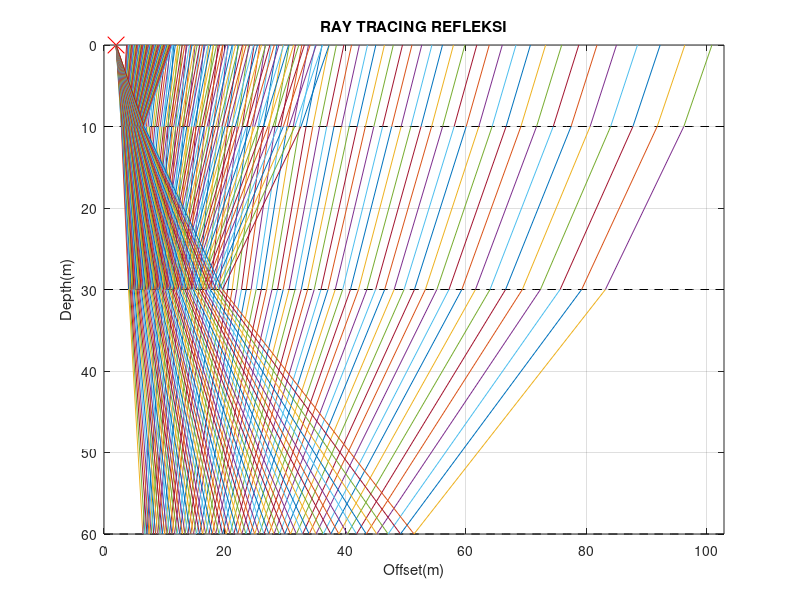
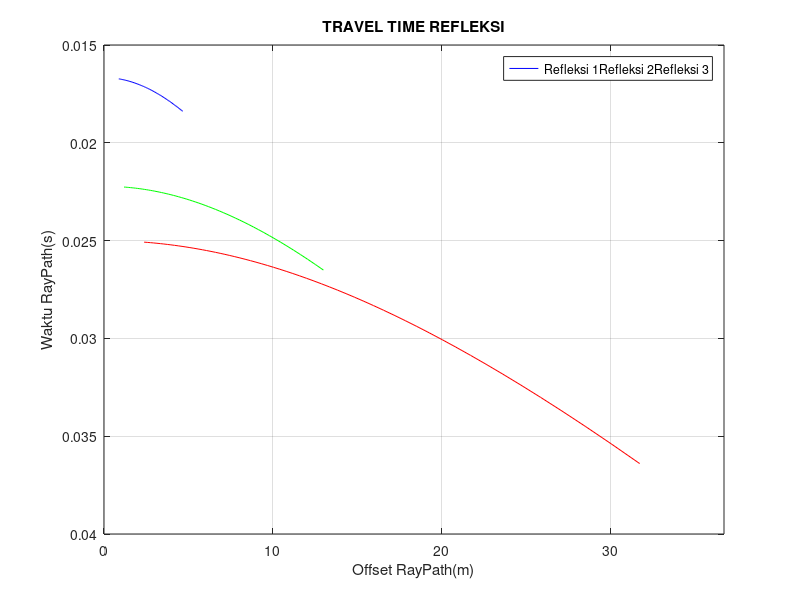

Write the MATLAB code that produced these figures, in order.
%% TOMOGRAPHY SEISMIC REFLECTION REV 2.1
%FORWARD MODELLING : SIMPLE WEAK ANISOTROPY 3 LAYERS (ONE SOURCE, MULTI-RAYPATH)
%KELOMPOK 1
%ETS 2019/2020
%<--------SHORT INFO--------->
%MOHON PERGUNAKAN SCRIPT SEBIJAK-BIJAKNYA DENGAN TIDAK MENGUBAH ALGORITMA
%KECUALI NILAI INPUT BERUPA
%v_lap,h,angle_lower,angle_upper,jumlah_rays,d,e,L dan T.
%SEMOGA SCRIPT BISA BERMANFAAT UNTUK BELAJAR RAY TRACING DAN TRAVEL TIMES
%MODEL ANISOTROPY LEMAH

%INSTITUT TEKNOLOGI SEPULUH NOPEMBER----23 OKTOBER 2019
%DEPARTEMEN TEKNIK GEOFISIKA
%FAKULTAS TEKNIK SIPIL,LINGKUNGAN, DAN KEBUMIAN

clc;clear;close

%HATI-HATI KETIKA MEMASUKKAN v1,v2,v3,dan sudut awal... 
%KARENA MUDAH SEKALI LAPISAN 2 DAN 3 MENCAPAI SUDUT KRITIS
%JANGAN MEMBUAT NILAI v_lap DENGAN PERBEDAAN YANG BESAR
v_lap    = [600 900 1200] ;     %Kecepatan lapisan dalam m/s
h        = [10 20 30];          %Ketebalan lapisan
angle_lower = 5;   %BATAS BAWAH SUDUT DATANG AWAL         
angle_upper = 25;  %BATAS ATAS SUDUT DATANG AWAL
jumlah_rays = 60;   %JUMLAH RAY YANG DIINGINKAN
m        = linspace(angle_lower,angle_upper,jumlah_rays);   %Sudut datang lapisan pertama
p        = sind(m)./v_lap(1);                               %Ray parameter
tl       = [h(1) h(1)+h(2) h(1)+h(2)+h(3)];                 %Lapisan Model
d        = 0.199;               %Parameter Anisotrop Faktor Sudut Fase
e        = 0.246;               %Fraksi perbedaan Vp vertikal terhadap horizontal                           
L =0.1;                         %ROOTS SOLVER INITIATOR (fzero parameter)
T =2;                           %Posisi Shot/SOURCE
%MATRIX WADAH HASIL LOOPING
PHASE  = zeros(size(m));         %SUDUT FASE LAPISAN ANISOTROPI
GROUP  = PHASE;                  %SUDUT GROUP LAPISAN ANISTROPI
count  = 0;                      %ITERASI PROGRESS 
k = 0;q = 0;s = 0;               %SHELL

%PERSAMAAN ANISOTROPI (TIDAK USAH DIBACA DARIPADA BINGUNG!!)
%p*v2*(e-d)*(sind(teta))^4+p*v2*d*(sind(teta))^2-sind(teta)+p*v2=0 [PHASE]
%tand(gamma)=tand(teta)*(1+2*d+4*(e-d)*(sind(teta)))   [GROUP]
%LAPISAN KEDUA BERSIFAT ANISOTROPI
fprintf('\n1.KETEBALAN LAPISAN 1,2,3 YAITU %d METER,%d METER,dan %d METER\n',h)
fprintf('\n2.BATAS LAPISAN 1 DAN 2 BERADA PADA KEDALAMAN %d METER dan %d METER\n',[tl(1) tl(2)]) 
%PERHITUNGAN SUDUT LAPISsAN ANISOTROPI
for i=1:length(m)
    y = @(x) p(i)*v_lap(2)*(e-d)*(x)^4+p(i)*v_lap(2)*d*(x)^2-x+p(i)*v_lap(2);
    k = asind(fzero(y,L));
    if isreal(k)~= true
        fprintf('\n3.1.SUDUT FASE LAPISAN KEDUA MELEBIHI BATAS KRITIS\nPADA SUDUT DATANG: %f DERAJAT\n',m(i))
        break
    elseif k == 90
        fprintf('\n3.2.SUDUT FASE LAPISAN KEDUA MENCAPAI KRITIS\nPADA SUDUT DATANG: %f DERAJAT',m(i))
    end
    PHASE(i) = k;
    q        = atand(tand(k)*(p(i)*v_lap(2)*d+2*d+4*(e-d)*(sind(k))));
    if isreal(q)~= true
        fprintf('\n4.1.SUDUT GRUP LAPISAN KEDUA MELEBIHI BATAS KRITIS\n PADA SUDUT AWAL: %f DERAJAT\n',m(i))
        break
    elseif q == 90
        fprinft('\4.1.1nSUDUT GRUP LAPISAN KEDUA MENCAPAI KRITIS\n PADA SUDUT AWAL: %f DERAJAT\n',m(i))
    end
    GROUP(i) = q;
    count = count+1;
end

GROUP = GROUP(GROUP~=0)';      %SUDUT GRUP FIX
PHASE = PHASE(PHASE~=0)';      %SUDUT FASE FIX
BIAS_3 = zeros(size(GROUP));   %SHELL SUDUT LAPISAN KETIGA
COUNT = 0;

%PERHITUNGAN SUDUT LAPISAN KETIGA (ISOTROP)
for j =1:length(BIAS_3)
    s = asind(sind(GROUP(j))*v_lap(3)/v_lap(2));
    if isreal(s)~=true
        fprintf('\n5.1.SUDUT BIAS LAPISAN KETIGA MELEBIHI BATAS KRITIS\n PADA SUDUT BIAS KEDUA: %f DERAJAT\n',m(j))
        break;
    elseif s == 90
        fprintf('\n5.2.SUDUT BIAS LAPISAN KETIGA MENCAPAI BATAS KRITIS\n PADA SUDUT BIAS KEDUA: %f DERAJAT\n',m(j))
    end
   BIAS_3(j) = s;
   COUNT = COUNT+1;
end

BIAS_3 = BIAS_3(BIAS_3~=0);    %MATRIX SUDUT LAPISAN KETIGA FIX
fprintf('\n6.PERHITUNGAN LAPISAN ANISOTROPI\nSAMPAI PADA INPUT DATA SUDUT AWAL KE-%d\n',count)
fprintf('\n7.PERHITUNGAN LAPISAN KETIGA\nSAMPAI PADA INPUT DATA SUDUT BIAS KEDUA KE-%d\n',COUNT)
fprintf('\n8.RAY TRACING FULL DIHASILKAN\nHINGGA DATA SUDUT AWAL KE-%d\n',COUNT) 

%SORTING DATA SUDUT
BIAS_2_FIX =  GROUP(1:length(BIAS_3)); %MATRIX SUDUT LAPISAN ANISOTROP YANG DIPAKAI
SUDUT = [m(1:length(BIAS_2_FIX))' BIAS_2_FIX BIAS_3]; %MATRIX SEMUA SUDUT 
RAY = zeros(size(SUDUT));                             %MATRIX SHELL RAYPATH
LON = RAY;                                            %MATRIX SHELL OFFSET PER LAPISAN
for j = 1:size(SUDUT,1)                               %PERUBAHAN POLA RAY TRACING
    if v_lap(2)>v_lap(1)
        if SUDUT(j,2)<SUDUT(j,1)
            fprintf('\n9.a.POLA RAY TRACING LAPISAN ANISOTROPI MENDEKATI GARIS NORMAL\nPADA DATA SUDUT AWAL: %f DERAJAT (v_aniso(lapisan_2)>v_lapisan_11)\n',m(j))
            fprintf('\n9.b.PERUBAHAN POLA RAY TRACING DIPENGARUHI OLEH INPUT PARAMETER fzero,\nINTERVAL SUDUT AWAL,DAN JUMLAH RAYS\n') 
            break;
        end
    end    
end

%PERHITUNGAN RAYPATH
for j = 1:length(v_lap) %PER LAPISAN
    for i=1:length(BIAS_2_FIX) %Per Ray/Sudut Awal
        RAY(i,j) = tand(SUDUT(i,j))*h(j);        %PANJANG OFFSET PER LAPIS SEMUA SUDUT
        LON(i,j) = (1/cosd(SUDUT(i,j)))*h(j);    %PANJANG RAYPATH PER LAPIS PER RAY
    end
end

RAY_TOTAL   = zeros(size(RAY));       %KOORDINAT TITIK AKUMULASI OFFSET REFLEKSI TIAP BATAS LAPIS 
Travel_Time = zeros(size(RAY_TOTAL)); %WAKTU TEMPUH PER LAPIS PER SUDUT

for j = 1:length(BIAS_2_FIX)
    RAY_TOTAL(j,1) = RAY(j,1)+T;                %OFFSET AKUMULATIF (SEBENARNYA)
    RAY_TOTAL(j,2) = RAY(j,1) + RAY(j,2)+T;
    RAY_TOTAL(j,3) = RAY(j,1) + RAY(j,2) + RAY(j,3)+T;
    Travel_Time(j,1) = LON(j,1)/v_lap(1);
    Travel_Time(j,2) = LON(j,2)/v_lap(2);
    Travel_Time(j,3) = LON(j,3)/v_lap(3);
end

TRAV_LPN_1 = Travel_Time(:,1);  %LAPISAN 1 ALL SUDUT AWAL
TRAV_LPN_2 = Travel_Time(:,2);  %LAPISAN 2 ALL SUDUT AWAL
TRAV_LPN_3 = Travel_Time(:,3);  %LAPISAN 3 ALL SUDUT AWAL


%TITIK REFLEKSI PER LAPISAN
LPN_1   = [RAY_TOTAL(:,1) ones(size(BIAS_2_FIX)).*tl(1)];
LPN_2   = [RAY_TOTAL(:,2) ones(size(BIAS_2_FIX)).*tl(2)];
LPN_3   = [RAY_TOTAL(:,3) ones(size(BIAS_2_FIX)).*tl(3)];
LPN_10  = [(RAY_TOTAL(:,1)+RAY(:,1)) zeros(size(BIAS_2_FIX))];
LPN_21  = [(RAY_TOTAL(:,2)+RAY(:,2)) ones(size(BIAS_2_FIX)).*tl(1)];
LPN_20  = [(RAY_TOTAL(:,2)+RAY(:,2)+RAY(:,1)) zeros(size(BIAS_2_FIX))];
LPN_32  = [(RAY_TOTAL(:,3)+RAY(:,3)) ones(size(BIAS_2_FIX)).*tl(2)];
LPN_31  = [(RAY_TOTAL(:,3)+RAY(:,3)+RAY(:,2)) ones(size(BIAS_2_FIX)).*tl(1)];
LPN_30  = [(RAY_TOTAL(:,3)+RAY(:,3)+RAY(:,2)+RAY(:,1)) zeros(size(BIAS_2_FIX))];

fprintf('\n10.JIKA BERMASALAH,COMMENT LINE 169-170 (axis limit)\n')
fprintf('\n11.JIKA MASIH BERMASALAH,COMMENT LINE 178 (legend function)\n')

%PLOTTING

figure(2)
X  = [ones(size(BIAS_2_FIX)).*T zeros(size(BIAS_2_FIX))];      %MATRIX POSISI SOURCE
XX = max(RAY_TOTAL);
TT = (ones(size(RAY)).*tl);                                    %MATRIX BATAS LAPISAN
plot(T,zeros(length(T)),'xr','MarkerSize',12);hold on          %TITIK SHOT
for i=1:length(tl)
    plot(linspace(0,2*XX(3),length(BIAS_2_FIX)),TT(:,i),'--k');hold on
end
for p = 1:length(BIAS_2_FIX)                                   %RAY TRACING
    plot([X(p,1) LPN_1(p,1)],[X(p,2) LPN_1(p,2)]);hold on
    plot([LPN_1(p,1) LPN_2(p,1)],[LPN_1(p,2) LPN_2(p,2)]);hold on
    plot([LPN_2(p,1) LPN_3(p,1)],[LPN_2(p,2) LPN_3(p,2)]);hold on
    plot([LPN_3(p,1) LPN_32(p,1)],[LPN_3(p,2) LPN_32(p,2)]);hold on
    plot([LPN_32(p,1) LPN_31(p,1)],[LPN_32(p,2) LPN_31(p,2)]);hold on
    plot([LPN_31(p,1) LPN_30(p,1)],[LPN_31(p,2) LPN_30(p,2)]);hold on
    plot([LPN_1(p,1) LPN_10(p,1)],[LPN_1(p,2) LPN_10(p,2)]);hold on
    plot([LPN_2(p,1) LPN_21(p,1)],[LPN_2(p,2) LPN_21(p,2)]);hold on
    plot([LPN_21(p,1) LPN_20(p,1)],[LPN_21(p,2) LPN_20(p,2)]);hold on
end
title('RAY TRACING REFLEKSI')
xlabel('Offset(m)')
ylabel('Depth(m)')
ylim([0 tl(3)]);hold on
xlim([0 2*XX(3)])
grid on
set(gca,'ydir','reverse')

figure(3)
R1=plot(RAY(:,1),TRAV_LPN_1,'-b');hold on
R2=plot(RAY(:,2),TRAV_LPN_2,'-g');hold on
R3=plot(RAY(:,3),TRAV_LPN_3,'-r');hold on
legend([R1,R2,R3],["Refleksi 1","Refleksi 2","Refleksi 3"])
grid on
title('TRAVEL TIME REFLEKSI')
ylabel('Waktu RayPath(s)')
xlabel('Offset RayPath(m)')
xlim([eps*-1 max(RAY(:,3))+5])
set(gca,'ydir','reverse')